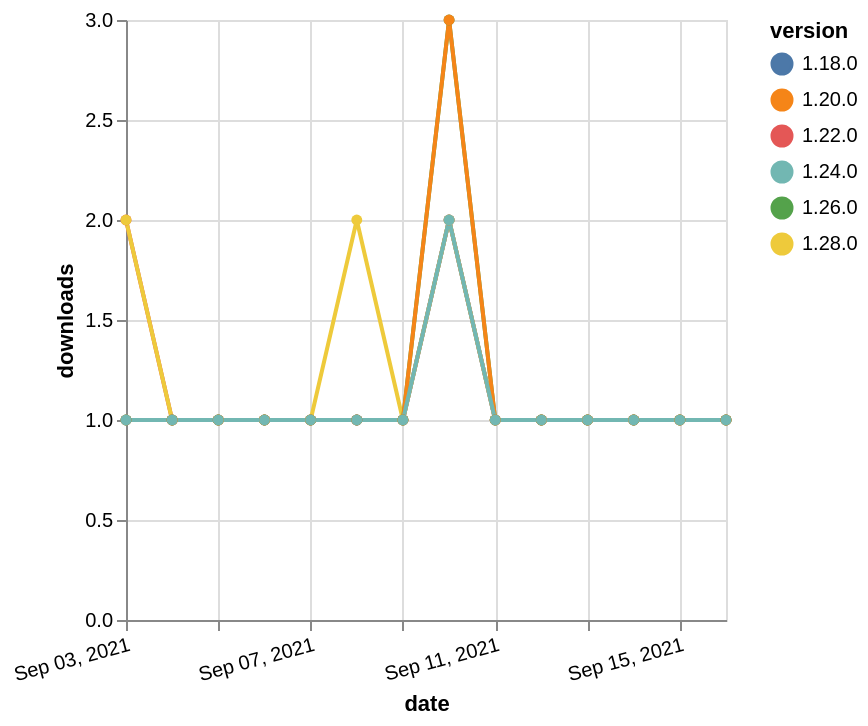

Write a Vega-Lite specification for this figure.
### Vega-Lite specification from a JSON file in a GitHub repository (floating-point values rounded to 4 significant figures)
{"$schema": "https://vega.github.io/schema/vega-lite/v5.json", "description": "A simple bar chart with embedded data.", "data": {"values": [{"date": "2021-09-03", "total": 228, "delta": 1, "version": "1.18.0"}, {"date": "2021-09-04", "total": 229, "delta": 1, "version": "1.18.0"}, {"date": "2021-09-05", "total": 230, "delta": 1, "version": "1.18.0"}, {"date": "2021-09-06", "total": 231, "delta": 1, "version": "1.18.0"}, {"date": "2021-09-07", "total": 232, "delta": 1, "version": "1.18.0"}, {"date": "2021-09-08", "total": 233, "delta": 1, "version": "1.18.0"}, {"date": "2021-09-09", "total": 234, "delta": 1, "version": "1.18.0"}, {"date": "2021-09-10", "total": 236, "delta": 2, "version": "1.18.0"}, {"date": "2021-09-11", "total": 237, "delta": 1, "version": "1.18.0"}, {"date": "2021-09-12", "total": 238, "delta": 1, "version": "1.18.0"}, {"date": "2021-09-13", "total": 239, "delta": 1, "version": "1.18.0"}, {"date": "2021-09-14", "total": 240, "delta": 1, "version": "1.18.0"}, {"date": "2021-09-15", "total": 241, "delta": 1, "version": "1.18.0"}, {"date": "2021-09-16", "total": 242, "delta": 1, "version": "1.18.0"}, {"date": "2021-09-03", "total": 176, "delta": 2, "version": "1.22.0"}, {"date": "2021-09-04", "total": 177, "delta": 1, "version": "1.22.0"}, {"date": "2021-09-05", "total": 178, "delta": 1, "version": "1.22.0"}, {"date": "2021-09-06", "total": 179, "delta": 1, "version": "1.22.0"}, {"date": "2021-09-07", "total": 180, "delta": 1, "version": "1.22.0"}, {"date": "2021-09-08", "total": 181, "delta": 1, "version": "1.22.0"}, {"date": "2021-09-09", "total": 182, "delta": 1, "version": "1.22.0"}, {"date": "2021-09-10", "total": 184, "delta": 2, "version": "1.22.0"}, {"date": "2021-09-11", "total": 185, "delta": 1, "version": "1.22.0"}, {"date": "2021-09-12", "total": 186, "delta": 1, "version": "1.22.0"}, {"date": "2021-09-13", "total": 187, "delta": 1, "version": "1.22.0"}, {"date": "2021-09-14", "total": 188, "delta": 1, "version": "1.22.0"}, {"date": "2021-09-15", "total": 189, "delta": 1, "version": "1.22.0"}, {"date": "2021-09-16", "total": 190, "delta": 1, "version": "1.22.0"}, {"date": "2021-09-03", "total": 116, "delta": 2, "version": "1.28.0"}, {"date": "2021-09-04", "total": 117, "delta": 1, "version": "1.28.0"}, {"date": "2021-09-05", "total": 118, "delta": 1, "version": "1.28.0"}, {"date": "2021-09-06", "total": 119, "delta": 1, "version": "1.28.0"}, {"date": "2021-09-07", "total": 120, "delta": 1, "version": "1.28.0"}, {"date": "2021-09-08", "total": 122, "delta": 2, "version": "1.28.0"}, {"date": "2021-09-09", "total": 123, "delta": 1, "version": "1.28.0"}, {"date": "2021-09-10", "total": 125, "delta": 2, "version": "1.28.0"}, {"date": "2021-09-11", "total": 126, "delta": 1, "version": "1.28.0"}, {"date": "2021-09-12", "total": 127, "delta": 1, "version": "1.28.0"}, {"date": "2021-09-13", "total": 128, "delta": 1, "version": "1.28.0"}, {"date": "2021-09-14", "total": 129, "delta": 1, "version": "1.28.0"}, {"date": "2021-09-15", "total": 130, "delta": 1, "version": "1.28.0"}, {"date": "2021-09-16", "total": 131, "delta": 1, "version": "1.28.0"}, {"date": "2021-09-03", "total": 170, "delta": 1, "version": "1.26.0"}, {"date": "2021-09-04", "total": 171, "delta": 1, "version": "1.26.0"}, {"date": "2021-09-05", "total": 172, "delta": 1, "version": "1.26.0"}, {"date": "2021-09-06", "total": 173, "delta": 1, "version": "1.26.0"}, {"date": "2021-09-07", "total": 174, "delta": 1, "version": "1.26.0"}, {"date": "2021-09-08", "total": 175, "delta": 1, "version": "1.26.0"}, {"date": "2021-09-09", "total": 176, "delta": 1, "version": "1.26.0"}, {"date": "2021-09-10", "total": 179, "delta": 3, "version": "1.26.0"}, {"date": "2021-09-11", "total": 180, "delta": 1, "version": "1.26.0"}, {"date": "2021-09-12", "total": 181, "delta": 1, "version": "1.26.0"}, {"date": "2021-09-13", "total": 182, "delta": 1, "version": "1.26.0"}, {"date": "2021-09-14", "total": 183, "delta": 1, "version": "1.26.0"}, {"date": "2021-09-15", "total": 184, "delta": 1, "version": "1.26.0"}, {"date": "2021-09-16", "total": 185, "delta": 1, "version": "1.26.0"}, {"date": "2021-09-03", "total": 302, "delta": 1, "version": "1.20.0"}, {"date": "2021-09-04", "total": 303, "delta": 1, "version": "1.20.0"}, {"date": "2021-09-05", "total": 304, "delta": 1, "version": "1.20.0"}, {"date": "2021-09-06", "total": 305, "delta": 1, "version": "1.20.0"}, {"date": "2021-09-07", "total": 306, "delta": 1, "version": "1.20.0"}, {"date": "2021-09-08", "total": 307, "delta": 1, "version": "1.20.0"}, {"date": "2021-09-09", "total": 308, "delta": 1, "version": "1.20.0"}, {"date": "2021-09-10", "total": 311, "delta": 3, "version": "1.20.0"}, {"date": "2021-09-11", "total": 312, "delta": 1, "version": "1.20.0"}, {"date": "2021-09-12", "total": 313, "delta": 1, "version": "1.20.0"}, {"date": "2021-09-13", "total": 314, "delta": 1, "version": "1.20.0"}, {"date": "2021-09-14", "total": 315, "delta": 1, "version": "1.20.0"}, {"date": "2021-09-15", "total": 316, "delta": 1, "version": "1.20.0"}, {"date": "2021-09-16", "total": 317, "delta": 1, "version": "1.20.0"}, {"date": "2021-09-03", "total": 158, "delta": 1, "version": "1.24.0"}, {"date": "2021-09-04", "total": 159, "delta": 1, "version": "1.24.0"}, {"date": "2021-09-05", "total": 160, "delta": 1, "version": "1.24.0"}, {"date": "2021-09-06", "total": 161, "delta": 1, "version": "1.24.0"}, {"date": "2021-09-07", "total": 162, "delta": 1, "version": "1.24.0"}, {"date": "2021-09-08", "total": 163, "delta": 1, "version": "1.24.0"}, {"date": "2021-09-09", "total": 164, "delta": 1, "version": "1.24.0"}, {"date": "2021-09-10", "total": 166, "delta": 2, "version": "1.24.0"}, {"date": "2021-09-11", "total": 167, "delta": 1, "version": "1.24.0"}, {"date": "2021-09-12", "total": 168, "delta": 1, "version": "1.24.0"}, {"date": "2021-09-13", "total": 169, "delta": 1, "version": "1.24.0"}, {"date": "2021-09-14", "total": 170, "delta": 1, "version": "1.24.0"}, {"date": "2021-09-15", "total": 171, "delta": 1, "version": "1.24.0"}, {"date": "2021-09-16", "total": 172, "delta": 1, "version": "1.24.0"}]}, "width": "container", "mark": {"type": "line", "point": {"filled": true}}, "encoding": {"x": {"field": "date", "type": "temporal", "timeUnit": "yearmonthdate", "title": "date", "axis": {"labelAngle": -15}}, "y": {"field": "delta", "type": "quantitative", "title": "downloads"}, "color": {"field": "version", "type": "nominal"}, "tooltip": {"field": "delta"}}}
